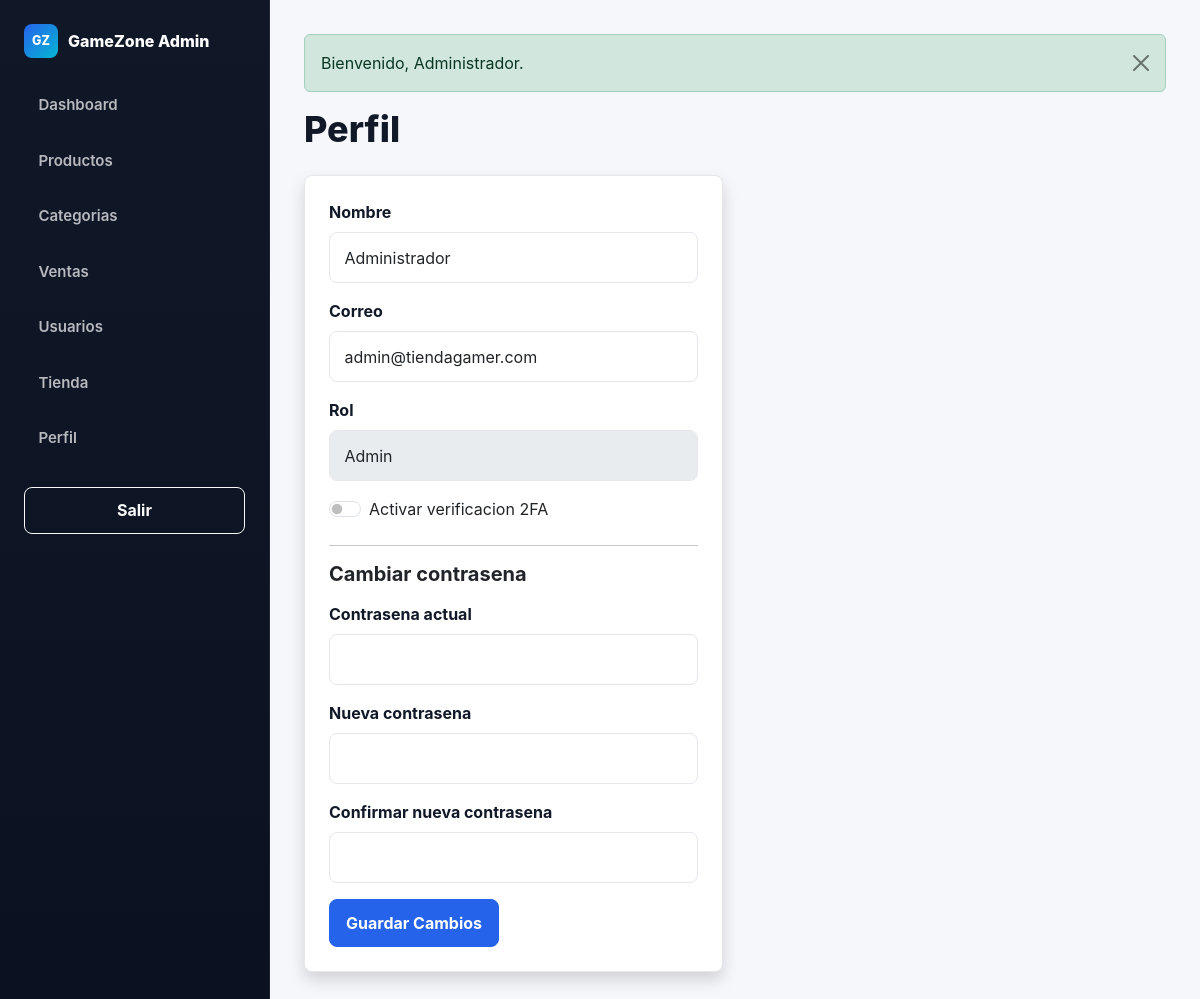
Screenshot of /perfil.php (signed in) with the database file from the repository.
### tables this page shows
CREATE TABLE IF NOT EXISTS usuario (
    id_usuario INT AUTO_INCREMENT PRIMARY KEY,
    nombre VARCHAR(100) NOT NULL,
    correo VARCHAR(150) NOT NULL UNIQUE,
    `contraseña` VARCHAR(255) NOT NULL,
    rol ENUM('admin', 'cliente') NOT NULL DEFAULT 'cliente',
    codigo_2fa VARCHAR(10) DEFAULT NULL,
    codigo_2fa_expira DATETIME DEFAULT NULL,
    intentos_2fa INT NOT NULL DEFAULT 0,
    estado_2fa TINYINT(1) NOT NULL DEFAULT 0,
    fecha_registro DATETIME NOT NULL DEFAULT CURRENT_TIMESTAMP
);

### config/database.php (called while the page is built, shortened)
<?php
function db(): ?PDO
{
    static $pdo = null;
    if ($pdo instanceof PDO) {
        return $pdo;
    }
    $dsn = 'mysql:host=' . DB_HOST . ';dbname=' . DB_NAME . ';charset=' . DB_CHARSET;
    try {
        $pdo = new PDO($dsn, DB_USER, DB_PASS, [
            PDO::ATTR_ERRMODE => PDO::ERRMODE_EXCEPTION,
            PDO::ATTR_DEFAULT_FETCH_MODE => PDO::FETCH_ASSOC,
            PDO::ATTR_EMULATE_PREPARES => false,
        ]);
        return $pdo;
    } catch (PDOException $exception) {
        $failed = true;
        $GLOBALS['db_error'] = $exception->getMessage();
        return null;
    }
}
function db_all(string $sql, array $params = []): array
{
    $pdo = db();
    try {
        $statement = $pdo->prepare($sql);
        $statement->execute($params);
        return $statement->fetchAll();
    } catch (PDOException $exception) {
        $GLOBALS['db_error'] = $exception->getMessage();
        return [];
    }
}
function db_one(string $sql, array $params = []): ?array
{
    $rows = db_all($sql, $params);
    return $rows[0] ?? null;
}
function e(?string $value): string
{
    return htmlspecialchars((string) $value, ENT_QUOTES, 'UTF-8');
}
function current_user(): ?array
{
    return db_one(
        'SELECT id_usuario, nombre, correo, rol, estado_2fa, fecha_registro FROM usuario WHERE id_usuario = ?',
        [$_SESSION['usuario_id']]
    );
}
function is_admin(): bool
{
    return ($_SESSION['usuario_rol'] ?? null) === 'admin';
}

### perfil.php (the view, shortened to what this page needs)
<?php
$usuario = current_user();
?>
<!DOCTYPE html>
<html lang="es">
<head>
    <link href="https://cdn.jsdelivr.net/npm/bootstrap@5.3.3/dist/css/bootstrap.min.css" rel="stylesheet">
    <link rel="stylesheet" href="assets/css/styles.css">
</head>
<body>
<?php if (is_admin()): ?>
    <div class="admin-layout d-flex">
        <?php include 'includes/sidebar.php'; ?>
<?php else: ?>
    <?php include 'includes/navbar.php'; ?>
    <div class="container py-5">
<?php endif; ?>
    <main class="<?php echo is_admin() ? 'container-fluid p-4' : ''; ?>">
        <?php include 'includes/flash.php'; ?>
        <h1 class="mb-4">Perfil</h1>
        <div class="row">
            <div class="col-lg-6">
                <div class="card shadow p-4">
                    <form method="POST" action="perfil.php" class="js-validate">
                        <div class="mb-3">
                            <label class="form-label">Nombre</label>
                            <input type="text" name="nombre" class="form-control" value="<?php echo e($usuario['nombre']); ?>" required>
                        </div>
                        <div class="mb-3">
                            <label class="form-label">Correo</label>
                            <input type="email" name="correo" class="form-control" value="<?php echo e($usuario['correo']); ?>" required>
                        </div>
                        <div class="mb-3">
                            <label class="form-label">Rol</label>
                            <input type="text" class="form-control" value="<?php echo e(ucfirst($usuario['rol'])); ?>" disabled>
                        </div>
                        <div class="form-check form-switch mb-4">
                            <input class="form-check-input" type="checkbox" role="switch" id="estado_2fa" name="estado_2fa" <?php echo (int) $usuario['estado_2fa'] === 1 ? 'checked' : ''; ?>>
                            <label class="form-check-label" for="estado_2fa">Activar verificacion 2FA</label>
                        </div>
                        <hr>
                        <h2 class="h5 fw-bold mb-3">Cambiar contrasena</h2>
                        <div class="mb-3">
                            <label class="form-label">Contrasena actual</label>
                            <input type="password" name="contrasena_actual" class="form-control" autocomplete="current-password">
                        </div>
                        <div class="mb-3">
                            <label class="form-label">Nueva contrasena</label>
                            <input type="password" name="nueva_contrasena" class="form-control" minlength="8" autocomplete="new-password">
                        </div>
                        <div class="mb-3">
                            <label class="form-label">Confirmar nueva contrasena</label>
                            <input type="password" name="confirmar_contrasena" class="form-control" minlength="8" autocomplete="new-password">
                        </div>
                        <button class="btn btn-primary">Guardar Cambios</button>
                    </form>
                </div>
            </div>
        </div>
    </main>
    </div>
</body>
</html>

### assets/css/styles.css (style rules this page uses)
:root { --ink: #111827; --muted: #6b7280; --soft: #f5f7fb; --panel: #ffffff; --line: #e5e7eb; --navy: #101828; --navy-2: #172033; --blue: #2563eb; --cyan: #06b6d4; --green: #16a34a; --red: #e11d48; --amber: #f59e0b; --shadow: 0 18px 45px rgba(17, 24, 39, 0.08); }
* { letter-spacing: 0; }
body { background: var(--soft); color: var(--ink); font-family: Inter, "Segoe UI", Arial, sans-serif; }
.btn { border-radius: 8px; font-weight: 700; padding: 0.68rem 1rem; }
.btn-primary { background: var(--blue); border-color: var(--blue); }
.card { border: 1px solid var(--line); border-radius: 8px; box-shadow: var(--shadow); }
.form-label { color: var(--ink); font-weight: 700; }
.form-control { border: 1px solid var(--line); border-radius: 8px; padding: 0.78rem 0.9rem; }
.admin-layout { min-height: 100vh; background: var(--soft); }
.admin-layout main { padding: 34px !important; }
.admin-layout h1 { font-size: clamp(1.8rem, 3vw, 2.6rem); font-weight: 850; }

### rows the page displays
usuario: nombre "Administrador", correo "admin@tiendagamer.com", rol "Admin"

### other values shown
$message['message'] "Bienvenido, Administrador."
